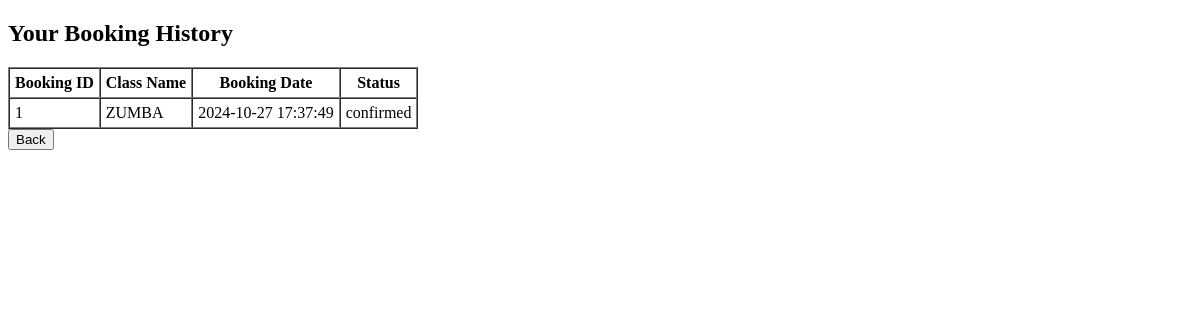
The page /FastTrack/view-booking-history.php (signed in) on the database as committed earlier.
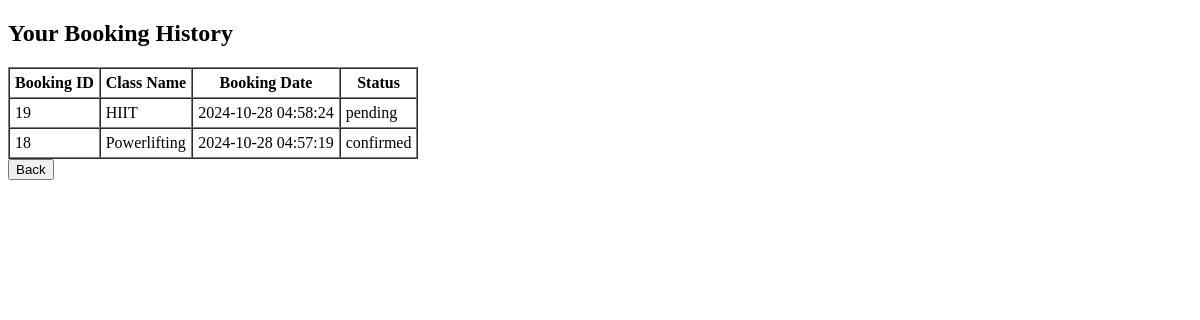
The same page on the database as committed later.
### tables this page shows
CREATE TABLE `bookings_table` (
  `created_at` timestamp NOT NULL DEFAULT CURRENT_TIMESTAMP,
  `booking_id` int NOT NULL,
  `id` int DEFAULT NULL,
  `status` varchar(255) NOT NULL DEFAULT 'pending',
  `user_id` int DEFAULT NULL
);

CREATE TABLE `class_schedule` (
  `id` int NOT NULL,
  `day_of_week` varchar(10) DEFAULT NULL,
  `time_slot` time DEFAULT NULL,
  `class_name` varchar(100) DEFAULT NULL,
  `start_time` time DEFAULT NULL,
  `end_time` time DEFAULT NULL,
  `capacity` int NOT NULL
);

### FastTrack/view-booking-history.php (the view, shortened to what this page needs)
<!DOCTYPE html>
<html lang="en">
<head>
</head>
<body>
<?php
$servername = "localhost";
$username = "root";
$password = "root";
$dbname = "fasttrack_gym";
$conn = new mysqli($servername, $username, $password, $dbname);
$user_id = $_SESSION['user_id'];
$sql = "SELECT b.booking_id, b.created_at, c.class_name, b.status
        FROM bookings_table b
        JOIN class_schedule c ON b.id = c.id
        WHERE b.user_id = ?
        ORDER BY b.created_at DESC";
$stmt = $conn->prepare($sql);
$stmt->bind_param("i", $user_id);
if (!$stmt->execute()) {
    die("SQL execute failed: " . htmlspecialchars($stmt->error));
}
$result = $stmt->get_result();
if ($result->num_rows > 0) {
    echo "<h2>Your Booking History</h2>";
    echo "<table border='1' cellpadding='5' cellspacing='0'>";
    echo "<tr>
            <th>Booking ID</th>
            <th>Class Name</th>
            <th>Booking Date</th>
            <th>Status</th>
          </tr>";
    while ($row = $result->fetch_assoc()) {
        echo "<tr>";
        echo "<td>" . htmlspecialchars($row['booking_id']) . "</td>";
        echo "<td>" . htmlspecialchars($row['class_name']) . "</td>";
        echo "<td>" . htmlspecialchars($row['created_at']) . "</td>";
        echo "<td>" . htmlspecialchars($row['status']) . "</td>";
        echo "</tr>";
    }
    echo "</table>";
} else {
    echo "<h2>No bookings found.</h2>";
}
?>
<button onclick="window.location.href='customer.php'">Back</button>
</body>
</html>

Rows that differ between the two databases and show on the page:
removed bookings_table: booking_id "1", id.class_name "ZUMBA", created_at "2024-10-27 17:37:49", status "confirmed"
added bookings_table: booking_id "19", id.class_name "HIIT", created_at "2024-10-28 04:58:24", status "pending"
added bookings_table: booking_id "18", id.class_name "Powerlifting", created_at "2024-10-28 04:57:19", status "confirmed"
